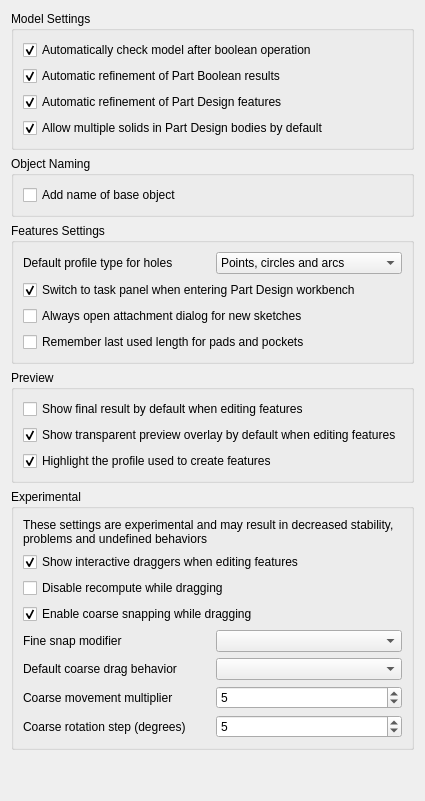
<?xml version="1.0" encoding="UTF-8"?>
<ui version="4.0">
 <class>PartGui::DlgSettingsGeneral</class>
 <widget class="QWidget" name="PartGui::DlgSettingsGeneral">
  <property name="minimumSize">
   <size>
    <width>400</width>
    <height>500</height>
   </size>
  </property>
  <property name="windowTitle">
   <string>General</string>
  </property>
  <layout class="QVBoxLayout" name="verticalLayout">
   <item>
    <widget class="QGroupBox" name="groupBox_2">
     <property name="title">
      <string>Model Settings</string>
     </property>
     <layout class="QGridLayout" name="gridLayout">
      <item row="0" column="0">
       <widget class="Gui::PrefCheckBox" name="checkBooleanCheck">
        <property name="sizePolicy">
         <sizepolicy hsizetype="Preferred" vsizetype="Fixed">
          <horstretch>0</horstretch>
          <verstretch>0</verstretch>
         </sizepolicy>
        </property>
        <property name="text">
         <string>Automatically check model after boolean operation</string>
        </property>
        <property name="toolTip">
         <string>Validates the geometry (BRep) after every boolean operation to detect errors. Note: This may slow down performance on complex models.</string>
        </property>
        <property name="checked">
         <bool>true</bool>
        </property>
        <property name="prefEntry" stdset="0">
         <cstring>CheckModel</cstring>
        </property>
        <property name="prefPath" stdset="0">
         <cstring>Mod/Part/Boolean</cstring>
        </property>
       </widget>
      </item>
      <item row="1" column="0">
       <widget class="Gui::PrefCheckBox" name="checkBooleanRefine">
        <property name="sizePolicy">
         <sizepolicy hsizetype="Preferred" vsizetype="Fixed">
          <horstretch>0</horstretch>
          <verstretch>0</verstretch>
         </sizepolicy>
        </property>
        <property name="text">
         <string>Automatic refinement of Part Boolean results</string>
        </property>
        <property name="toolTip">
         <string>Refines Part Boolean results by removing redundant edges and merging adjacent faces</string>
        </property>
        <property name="checked">
         <bool>true</bool>
        </property>
        <property name="prefEntry" stdset="0">
         <cstring>RefineModel</cstring>
        </property>
        <property name="prefPath" stdset="0">
         <cstring>Mod/Part/Boolean</cstring>
        </property>
       </widget>
      </item>
      <item row="2" column="0">
       <widget class="Gui::PrefCheckBox" name="checkSketchBaseRefine">
        <property name="sizePolicy">
         <sizepolicy hsizetype="Preferred" vsizetype="Fixed">
          <horstretch>0</horstretch>
          <verstretch>0</verstretch>
         </sizepolicy>
        </property>
        <property name="text">
         <string>Automatic refinement of Part Design features</string>
        </property>
        <property name="toolTip">
         <string>Refines Part Design features after creation by removing unnecessary edges</string>
        </property>
        <property name="checked">
         <bool>true</bool>
        </property>
        <property name="prefEntry" stdset="0">
         <cstring>RefineModel</cstring>
        </property>
        <property name="prefPath" stdset="0">
         <cstring>Mod/PartDesign</cstring>
        </property>
       </widget>
      </item>
      <item row="3" column="0">
       <widget class="Gui::PrefCheckBox" name="checkAllowCompoundBody">
        <property name="sizePolicy">
         <sizepolicy hsizetype="Preferred" vsizetype="Fixed">
          <horstretch>0</horstretch>
          <verstretch>0</verstretch>
         </sizepolicy>
        </property>
        <property name="text">
         <string>Allow multiple solids in Part Design bodies by default</string>
        </property>
        <property name="toolTip">
         <string>Sets new bodies to allow multiple disconnected solids (compounds). If unchecked, a body is strictly limited to a single contiguous solid.</string>
        </property>
        <property name="checked">
         <bool>true</bool>
        </property>
        <property name="prefEntry" stdset="0">
         <cstring>AllowCompoundDefault</cstring>
        </property>
        <property name="prefPath" stdset="0">
         <cstring>Mod/PartDesign</cstring>
        </property>
       </widget>
      </item>
     </layout>
    </widget>
   </item>
   <item>
    <widget class="QGroupBox" name="groupBox_3">
     <property name="enabled">
      <bool>true</bool>
     </property>
     <property name="visible">
      <bool>false</bool>
     </property>
     <property name="title">
      <string>Object Naming</string>
     </property>
     <layout class="QGridLayout" name="gridLayout_2">
      <item row="0" column="0">
       <widget class="Gui::PrefCheckBox" name="checkObjectNaming">
        <property name="sizePolicy">
         <sizepolicy hsizetype="Preferred" vsizetype="Fixed">
          <horstretch>0</horstretch>
          <verstretch>0</verstretch>
         </sizepolicy>
        </property>
        <property name="toolTip">
         <string>Currently not implemented: this option does not yet modify automatically generated Part feature names</string>
        </property>
        <property name="text">
         <string>Add name of base object</string>
        </property>
        <property name="prefEntry" stdset="0">
         <cstring>AddBaseObjectName</cstring>
        </property>
        <property name="prefPath" stdset="0">
         <cstring>Mod/Part</cstring>
        </property>
       </widget>
      </item>
     </layout>
    </widget>
   </item>
   <item>
    <widget class="QGroupBox" name="groupBox">
     <property name="title">
      <string>Features Settings</string>
     </property>
     <layout class="QVBoxLayout" name="verticalLayout_4">
      <item>
       <layout class="QHBoxLayout" name="horizontalLayout_2">
        <item>
         <widget class="QLabel" name="label">
          <property name="sizePolicy">
           <sizepolicy hsizetype="Preferred" vsizetype="Preferred">
            <horstretch>0</horstretch>
            <verstretch>0</verstretch>
           </sizepolicy>
          </property>
          <property name="toolTip">
           <string>Specifies which profile geometry types are accepted by the Part Design Hole feature</string>
          </property>
          <property name="text">
           <string>Default profile type for holes</string>
          </property>
         </widget>
        </item>
        <item>
         <widget class="Gui::PrefComboBox" name="comboDefaultProfileTypeForHole">
          <property name="sizePolicy">
           <sizepolicy hsizetype="Preferred" vsizetype="Fixed">
            <horstretch>0</horstretch>
            <verstretch>0</verstretch>
           </sizepolicy>
          </property>
          <property name="toolTip">
           <string>Specifies which sketch elements (points, circles, or arcs) the Hole tool should automatically detect and use as hole centers</string>
          </property>
          <property name="currentIndex">
           <number>1</number>
          </property>
          <property name="prefEntry" stdset="0">
           <cstring>defaultBaseTypeHole</cstring>
          </property>
          <property name="prefPath" stdset="0">
           <cstring>Mod/PartDesign</cstring>
          </property>
          <item>
           <property name="text">
            <string>Circles and arcs</string>
           </property>
          </item>
          <item>
           <property name="text">
            <string>Points, circles and arcs</string>
           </property>
          </item>
          <item>
           <property name="text">
            <string>Points</string>
           </property>
          </item>
         </widget>
        </item>
       </layout>
      </item>
      <item>
       <widget class="Gui::PrefCheckBox" name="checkSwitchToTask">
        <property name="sizePolicy">
         <sizepolicy hsizetype="Preferred" vsizetype="Fixed">
          <horstretch>0</horstretch>
          <verstretch>0</verstretch>
         </sizepolicy>
        </property>
        <property name="toolTip">
         <string>Automatically switch to the task panel when the Part Design workbench is activated</string>
        </property>
        <property name="text">
         <string>Switch to task panel when entering Part Design workbench</string>
        </property>
        <property name="checked">
         <bool>true</bool>
        </property>
        <property name="prefEntry" stdset="0">
         <cstring>SwitchToTask</cstring>
        </property>
        <property name="prefPath" stdset="0">
         <cstring>Mod/PartDesign</cstring>
        </property>
       </widget>
      </item>
      <item>
       <widget class="Gui::PrefCheckBox" name="checkNewSketchAttachmentDialog">
        <property name="sizePolicy">
         <sizepolicy hsizetype="Preferred" vsizetype="Fixed">
          <horstretch>0</horstretch>
          <verstretch>0</verstretch>
         </sizepolicy>
        </property>
        <property name="toolTip">
         <string>Always open the attachment dialog when creating a new sketch in Part Design, regardless of selection or holding the Shift key. Without this, only a single face or datum plane selection skips the dialog.</string>
        </property>
        <property name="text">
         <string>Always open attachment dialog for new sketches</string>
        </property>
        <property name="checked">
         <bool>false</bool>
        </property>
        <property name="prefEntry" stdset="0">
         <cstring>NewSketchUseAttachmentDialog</cstring>
        </property>
        <property name="prefPath" stdset="0">
         <cstring>Mod/PartDesign</cstring>
        </property>
       </widget>
      </item>
      <item>
       <widget class="Gui::PrefCheckBox" name="checkRememberLastLength">
        <property name="sizePolicy">
         <sizepolicy hsizetype="Preferred" vsizetype="Fixed">
          <horstretch>0</horstretch>
          <verstretch>0</verstretch>
         </sizepolicy>
        </property>
        <property name="toolTip">
         <string>New pads and pockets start with the last length accepted in their task panel, instead of 10 mm for pads and 5 mm for pockets</string>
        </property>
        <property name="text">
         <string>Remember last used length for pads and pockets</string>
        </property>
        <property name="checked">
         <bool>false</bool>
        </property>
        <property name="prefEntry" stdset="0">
         <cstring>RememberLastLength</cstring>
        </property>
        <property name="prefPath" stdset="0">
         <cstring>Mod/PartDesign</cstring>
        </property>
       </widget>
      </item>
     </layout>
    </widget>
   </item>
   <item>
    <widget class="QGroupBox" name="groupBoxPreview">
     <property name="title">
      <string>Preview</string>
     </property>
     <layout class="QVBoxLayout" name="verticalLayout_31">
      <item>
       <widget class="Gui::PrefCheckBox" name="checkShowFinalPreview">
        <property name="sizePolicy">
         <sizepolicy hsizetype="Preferred" vsizetype="Fixed">
          <horstretch>0</horstretch>
          <verstretch>0</verstretch>
         </sizepolicy>
        </property>
        <property name="text">
         <string>Show final result by default when editing features</string>
        </property>
        <property name="toolTip">
         <string>Displays the fully computed model in the 3D view while editing a feature, showing the final context rather than just the isolated feature</string>
        </property>
        <property name="prefEntry" stdset="0">
         <cstring>ShowFinal</cstring>
        </property>
        <property name="prefPath" stdset="0">
         <cstring>Mod/PartDesign/Preview</cstring>
        </property>
       </widget>
      </item>
      <item>
       <widget class="Gui::PrefCheckBox" name="checkShowTransparentPreview">
        <property name="sizePolicy">
         <sizepolicy hsizetype="Preferred" vsizetype="Fixed">
          <horstretch>0</horstretch>
          <verstretch>0</verstretch>
         </sizepolicy>
        </property>
        <property name="text">
         <string>Show transparent preview overlay by default when editing features</string>
        </property>
        <property name="toolTip">
         <string>Overlays a semi-transparent preview of the result while editing features to visualize changes before they are applied</string>
        </property>
        <property name="checked">
         <bool>true</bool>
        </property>
        <property name="prefEntry" stdset="0">
         <cstring>ShowTransparentPreview</cstring>
        </property>
        <property name="prefPath" stdset="0">
         <cstring>Mod/PartDesign/Preview</cstring>
        </property>
       </widget>
      </item>
      <item>
       <widget class="Gui::PrefCheckBox" name="checkShowProfilePreview">
        <property name="sizePolicy">
         <sizepolicy hsizetype="Preferred" vsizetype="Fixed">
          <horstretch>0</horstretch>
          <verstretch>0</verstretch>
         </sizepolicy>
        </property>
        <property name="text">
         <string>Highlight the profile used to create features</string>
        </property>
        <property name="toolTip">
         <string>Visually highlights the source sketch or geometry used to generate the feature currently being edited</string>
        </property>
        <property name="checked">
         <bool>true</bool>
        </property>
        <property name="prefEntry" stdset="0">
         <cstring>ShowProfilePreview</cstring>
        </property>
        <property name="prefPath" stdset="0">
         <cstring>Mod/PartDesign/Preview</cstring>
        </property>
       </widget>
      </item>
     </layout>
    </widget>
   </item>
   <item>
    <widget class="QGroupBox" name="groupBoxExperimental">
     <property name="title">
      <string>Experimental</string>
     </property>
     <layout class="QVBoxLayout" name="verticalLayout_2">
      <item>
       <widget class="QLabel" name="warningLabel">
        <property name="text">
         <string>These settings are experimental and may result in decreased stability, problems and undefined behaviors</string>
        </property>
        <property name="wordWrap">
         <bool>true</bool>
        </property>
       </widget>
      </item>
      <item>
       <widget class="Gui::PrefCheckBox" name="enableGizmos">
        <property name="sizePolicy">
         <sizepolicy hsizetype="Preferred" vsizetype="Fixed">
          <horstretch>0</horstretch>
          <verstretch>0</verstretch>
         </sizepolicy>
        </property>
        <property name="text">
         <string>Show interactive draggers when editing features</string>
        </property>
        <property name="toolTip">
         <string>Enables on-screen handles (draggers) in the 3D view for interactively modifying dimensions and parameters of the feature being edited by dragging</string>
        </property>
        <property name="checked">
         <bool>true</bool>
        </property>
        <property name="prefEntry" stdset="0">
         <cstring>EnableGizmos</cstring>
        </property>
        <property name="prefPath" stdset="0">
         <cstring>Gui/Gizmos</cstring>
        </property>
       </widget>
      </item>
      <item>
       <widget class="Gui::PrefCheckBox" name="delayedGizmoUpdate">
        <property name="sizePolicy">
         <sizepolicy hsizetype="Preferred" vsizetype="Fixed">
          <horstretch>0</horstretch>
          <verstretch>0</verstretch>
         </sizepolicy>
        </property>
        <property name="text">
         <string>Disable recompute while dragging</string>
        </property>
        <property name="toolTip">
         <string>Prevents the model from recalculating while manipulating draggers. The shape updates only after release of the mouse button.</string>
        </property>
        <property name="prefEntry" stdset="0">
         <cstring>DelayedGizmoUpdate</cstring>
        </property>
        <property name="prefPath" stdset="0">
         <cstring>Gui/Gizmos</cstring>
        </property>
       </widget>
      </item>
      <item>
       <widget class="Gui::PrefCheckBox" name="enableCoarseSnap">
        <property name="text">
         <string>Enable coarse snapping while dragging</string>
        </property>
        <property name="toolTip">
         <string>Enables larger snapping increments while  manipulating draggers</string>
        </property>
        <property name="checked">
         <bool>true</bool>
        </property>
        <property name="prefEntry" stdset="0">
         <cstring>EnableCoarseSnap</cstring>
        </property>
        <property name="prefPath" stdset="0">
         <cstring>Gui/Gizmos</cstring>
        </property>
       </widget>
      </item>
      <item>
       <layout class="QHBoxLayout" name="horizontalLayoutFineSnapModifier">
        <item>
         <widget class="QLabel" name="labelFineSnapModifier">
          <property name="text">
           <string>Fine snap modifier</string>
          </property>
         </widget>
        </item>
        <item>
         <widget class="Gui::PrefComboBox" name="fineSnapModifier">
          <property name="toolTip">
           <string>Defines the modifier key used for fine snapping while dragging</string>
          </property>
          <property name="prefEntry" stdset="0">
           <cstring>FineSnapModifier</cstring>
          </property>
          <property name="prefPath" stdset="0">
           <cstring>Gui/Gizmos</cstring>
          </property>
          <property name="prefType" stdset="0">
           <number>0</number>
          </property>
         </widget>
        </item>
       </layout>
      </item>
      <item>
       <layout class="QHBoxLayout" name="horizontalLayoutDefaultCoarseDragBehavior">
        <item>
         <widget class="QLabel" name="labelDefaultCoarseDragBehavior">
          <property name="text">
           <string>Default coarse drag behavior</string>
          </property>
         </widget>
        </item>
        <item>
         <widget class="Gui::PrefComboBox" name="defaultCoarseDragBehavior">
          <property name="toolTip">
           <string>Determines whether the drag is coarse or fine without holding the modifier key</string>
          </property>
          <property name="prefEntry" stdset="0">
           <cstring>DefaultCoarseDragBehavior</cstring>
          </property>
          <property name="prefPath" stdset="0">
           <cstring>Gui/Gizmos</cstring>
          </property>
          <property name="prefType" stdset="0">
           <number>0</number>
          </property>
         </widget>
        </item>
       </layout>
      </item>
      <item>
       <layout class="QHBoxLayout" name="horizontalLayoutCoarseLinearSnapMultiplier">
        <item>
         <widget class="QLabel" name="labelCoarseLinearSnapMultiplier">
          <property name="text">
           <string>Coarse movement multiplier</string>
          </property>
         </widget>
        </item>
        <item>
         <widget class="Gui::PrefSpinBox" name="coarseLinearSnapMultiplier">
          <property name="minimum">
           <number>1</number>
          </property>
          <property name="maximum">
           <number>100</number>
          </property>
          <property name="value">
           <number>5</number>
          </property>
          <property name="toolTip">
           <string>Multiplies the base movement increment when coarse snapping is active</string>
          </property>
          <property name="prefEntry" stdset="0">
           <cstring>CoarseLinearSnapMultiplier</cstring>
          </property>
          <property name="prefPath" stdset="0">
           <cstring>Gui/Gizmos</cstring>
          </property>
         </widget>
        </item>
       </layout>
      </item>
      <item>
       <layout class="QHBoxLayout" name="horizontalLayoutCoarseRotationSnapMultiplier">
        <item>
         <widget class="QLabel" name="labelCoarseRotationSnapMultiplier">
          <property name="text">
           <string>Coarse rotation step (degrees)</string>
          </property>
         </widget>
        </item>
        <item>
         <widget class="Gui::PrefSpinBox" name="coarseRotationSnapMultiplier">
          <property name="minimum">
           <number>1</number>
          </property>
          <property name="maximum">
           <number>100</number>
          </property>
          <property name="value">
           <number>5</number>
          </property>
          <property name="toolTip">
          <string>Sets the rotation step in degrees applied when coarse snapping is active</string>
          </property>
          <property name="prefEntry" stdset="0">
           <cstring>CoarseRotationSnapMultiplier</cstring>
          </property>
          <property name="prefPath" stdset="0">
           <cstring>Gui/Gizmos</cstring>
          </property>
         </widget>
        </item>
       </layout>
      </item>
     </layout>
    </widget>
   </item>
   <item>
    <spacer>
     <property name="orientation">
      <enum>Qt::Orientation::Vertical</enum>
     </property>
     <property name="sizeHint" stdset="0">
      <size>
       <width>20</width>
       <height>40</height>
      </size>
     </property>
    </spacer>
   </item>
  </layout>
 </widget>
 <customwidgets>
  <customwidget>
   <class>Gui::PrefCheckBox</class>
   <extends>QCheckBox</extends>
   <header>Gui/PrefWidgets.h</header>
  </customwidget>
  <customwidget>
   <class>Gui::PrefComboBox</class>
   <extends>QComboBox</extends>
   <header>Gui/PrefWidgets.h</header>
  </customwidget>
  <customwidget>
   <class>Gui::PrefSpinBox</class>
   <extends>QSpinBox</extends>
   <header>Gui/PrefWidgets.h</header>
  </customwidget>
 </customwidgets>
 <resources/>
 <connections/>
</ui>
